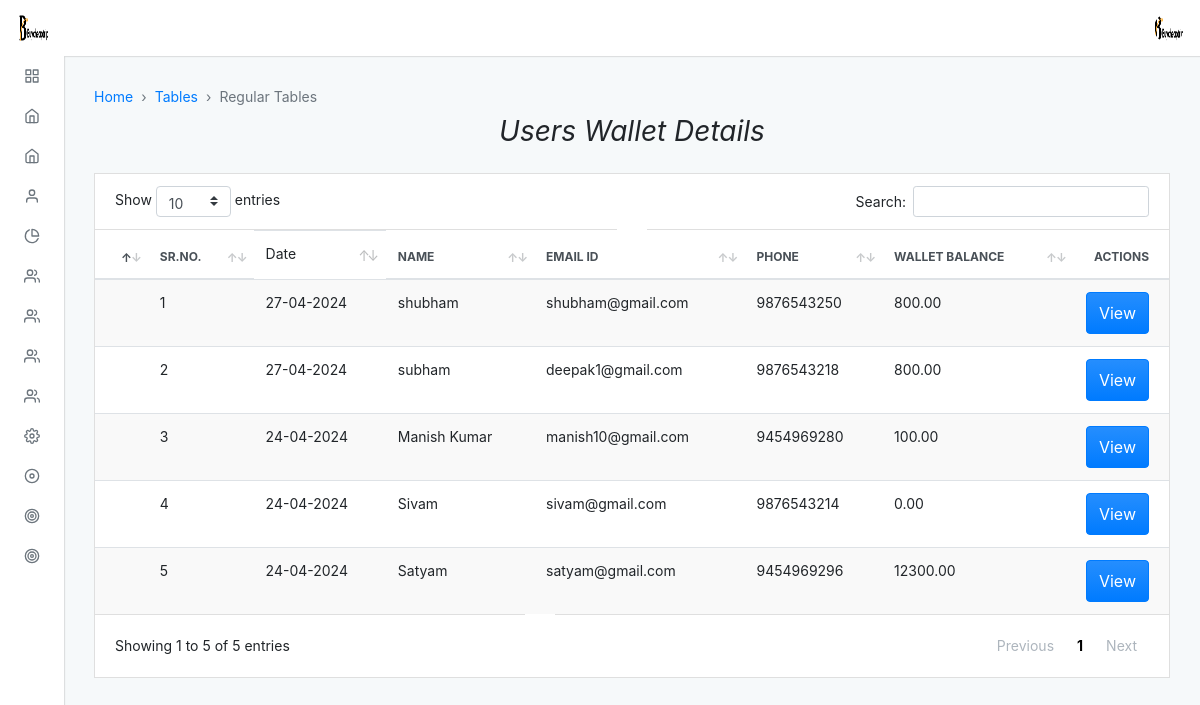
Page /admin/default/users_wallet.php (signed in) on the committed database.
### tables this page shows
CREATE TABLE `wallets` (
  `id_wallet` int(11) NOT NULL,
  `user_id` varchar(100) NOT NULL,
  `contact` varchar(15) NOT NULL,
  `wallet_balance` decimal(10,2) DEFAULT 0.00,
  `created_at` timestamp NOT NULL DEFAULT current_timestamp(),
  `updated_at` timestamp NOT NULL DEFAULT current_timestamp() ON UPDATE current_timestamp()
);

CREATE TABLE `users` (
  `id` int(11) NOT NULL,
  `name` varchar(100) NOT NULL,
  `gender` varchar(7) NOT NULL,
  `phone` varchar(14) NOT NULL,
  `email` varchar(30) NOT NULL,
  `password` varchar(15) NOT NULL,
  `created_at` varchar(1000) NOT NULL DEFAULT current_timestamp(),
  `delete_at` varchar(255) NOT NULL,
  `status` enum('active','pending','reject','inactive') DEFAULT 'pending',
  `feedback` varchar(250) DEFAULT NULL
);

### admin/default/users_wallet.php (the view, shortened to what this page needs)
<?php
include "../../connection.php";
?>
<?php $page = "";
include("./incluede/header.php") ?>
<div class="adminx-content">
    <div class="adminx-main-content">
        <div class="container-fluid">
            <nav aria-label="breadcrumb" role="navigation">
                <ol class="breadcrumb adminx-page-breadcrumb">
                    <li class="breadcrumb-item"><a href="#">Home</a></li>
                    <li class="breadcrumb-item"><a href="#">Tables</a></li>
                    <li class="breadcrumb-item active  aria-current=" page">Regular Tables</li>
                </ol>
            </nav>
            <div class="pb-3">
                <h3><b><i>Users Wallet Details</i></b></h3>
            </div>
            <div class="row">
                <div class="col">
                    <div class="card mb-grid">
                        <div class="table-responsive-md">
                            <table class="table table-actions table-striped table-hover mb-0" data-table>
                                <thead>
                                    <tr>
                                        <th scope="col">
                                            <label class="custom-control custom-checkbox m-0 p-0">
                                            </label>
                                        </th>
                                        <th scope="col">Sr.No.</th>
                                        <td>Date</td>
                                        <th scope="col">Name</th>
                                        <th scope="col">Email Id</th>
                                        <th scope="col">Phone</th>
                                        <th scope="col">Wallet Balance</th>
                                        <th scope="col">Actions</th>
                                    </tr>
                                </thead>
                                <tbody>
                                <?php
                                $a = 1;
                                $query = "SELECT * FROM `wallets`
                                JOIN users ON wallets.user_id = users.email ORDER BY id_wallet DESC";
                                $res = mysqli_query($conn, $query);
                                while ($payment = mysqli_fetch_assoc($res)) {
                                ?>
                                    <tr>
                                        <th scope="row">
                                            <label class="custom-control custom-checkbox m-0 p-0">
                                            </label>
                                        </th>
                                        <td><?php echo $a; ?></td>
                                        <td><?php echo date('d-m-Y', strtotime($payment['created_at'])); ?></td>
                                        <td><?php echo $payment['name'] ?></td>
                                        <td><?php echo $payment['email'] ?></td>
                                        <td><?php echo $payment['phone'] ?></td>
                                        <td><?php echo $payment['wallet_balance'] ?></td>
                                        <td>
                                             <a href="wallet_details?user_id=<?php echo $payment['user_id'] ?>" class="btn btn-primary">View</a>
                                        </td>
                                    </tr>
                                    <?php
                                    $a++;
                                }
                                    ?>
                                </tbody>
                            </table>
                        </div>
                    </div>
                </div>
            </div>
        </div>
    </div>
</div>
</body>
</html>

### admin/default/incluede/header.php (shortened to what this page needs)
<!DOCTYPE html>
<html lang="en">
<head>
  <link rel="stylesheet" type="text/css" href="./dist/css/adminx.css" media="screen" />
</head>
<body class=" virat">
  <div class="adminx-container">
    <?php
    $query = "select * from admin_login";
    $result = mysqli_query($conn, $query);
    while ($row = mysqli_fetch_assoc($result)) {
    ?>
      <nav class="navbar navbar-expand justify-content-between fixed-top virat_1">
        <a class="navbar-brand mb-0 h1 d-none d-md-block" href="admin">
          <img src="../upload/<?php echo $row['image']; ?>" class="navbar-brand-image d-inline-block align-top mr-2" class="circle" alt="">
        </a>
        <ul class="navbar-nav d-flex justify-content-end mr-2">
          <li class="nav-item dropdown">
            <a class="nav-link avatar-with-name" id="navbarDropdownMenuLink" data-toggle="dropdown" href="#">
              <img src="../upload/<?php echo $row['image']; ?>" class="d-inline-block align-top" class="rounded" alt="">
            </a>
          </li>
        </ul>
      <?php
    }
      ?>
      </nav>
      <div class="adminx-sidebar expand-hover push">
        <ul class="sidebar-nav">
          <li class="sidebar-nav-item">
            <a href="admin" class="sidebar-nav-link <?php if ($page == 'home') {
                                                      echo 'active';
                                                    } ?>">
              <span class="sidebar-nav-icon">
                <i data-feather="grid"></i>
              </span>
            </a>
          </li>
          <li class="sidebar-nav-item">
            <a class="sidebar-nav-link <?php if ($page == 'thailand') {
                                          echo 'active';
                                        } ?> collapsed" data-toggle="collapse" href="#examplepackage" aria-expanded="false" aria-controls="examplepackage">
              <span class="sidebar-nav-icon">
                <i data-feather="home"></i>
              </span>
            </a>
          </li>
          <li class="sidebar-nav-item">
            <a class="sidebar-nav-link <?php if ($page == 'slider') {
                                          echo 'active';
                                        } ?> collapsed" data-toggle="collapse" href="#example" aria-expanded="false" aria-controls="example">
              <span class="sidebar-nav-icon">
                <i data-feather="home"></i>
              </span>
            </a>
          </li>
          <li class="sidebar-nav-item">
            <a class=" sidebar-nav-link <?php if ($page == 'about') {
                                          echo 'active';
                                        } ?> collapsed" data-toggle="collapse" href="#exampl_a" aria-expanded="false" aria-controls="exampl_a">
              <span class="sidebar-nav-icon">
                <i data-feather="user"></i>
              </span>
            </a>
          </li>
          <li class="sidebar-nav-item">
            <a class=" sidebar-nav-link <?php if ($page == 'our') {
                                          echo 'active';
                                        } ?> collapsed" data-toggle="collapse" href="#examp" aria-expanded="false" aria-controls="examp">
              <span class="sidebar-nav-icon">
                <i data-feather="pie-chart"></i>
              </span>
            </a>
          </li>
          <li class="sidebar-nav-item">
            <a class=" sidebar-nav-link <?php if ($page == 'transport') {
                                          echo 'active';
                                        } ?> collapsed" data-toggle="collapse" href="#exa_team" aria-expanded="false" aria-controls="exa_team">
              <span class="sidebar-nav-icon">
                <i data-feather="users"></i>
              </span>
            </a>
          </li>
          <li class="sidebar-nav-item">
            <a class=" sidebar-nav-link <?php if ($page == 'transport') {
                                          echo 'active';
                                        } ?> collapsed" data-toggle="collapse" href="#exa_team89" aria-expanded="false" aria-controls="exa_team89">
              <span class="sidebar-nav-icon">
                <i data-feather="users"></i>
              </span>
            </a>
          </li>
          <li class="sidebar-nav-item">
            <a class=" sidebar-nav-link <?php if ($page == 'transport') {
                                          echo 'active';
                                        } ?> collapsed" data-toggle="collapse" href="#exa_team99" aria-expanded="false" aria-controls="exa_team99">
              <span class="sidebar-nav-icon">
                <i data-feather="users"></i>
              </span>
            </a>
          </li>
          <li class="sidebar-nav-item">
            <a class=" sidebar-nav-link <?php if ($page == 'users') {
                                          echo 'active';
                                        } ?> collapsed" data-toggle="collapse" href="#exa_team98" aria-expanded="false" aria-controls="exa_team98">
              <span class="sidebar-nav-icon">
                <i data-feather="users"></i>
              </span>
            </a>
          </li>
          <li class="sidebar-nav-item">
            <a class=" sidebar-nav-link <?php if ($page == 'setting') {
                                          echo 'active';
                                        } ?> collapsed" data-toggle="collapse" href="#ex" aria-expanded="false" aria-controls="ex">
              <span class="sidebar-nav-icon">
                <i data-feather="settings"></i>
              </span>
            </a>
            <li class="sidebar-nav-item">
                <a href="../default/users_wallet" class="sidebar-nav-link">
                  <span class="sidebar-nav-abbr">
                    <i data-feather="disc"></i>
                  </span>
                </a>
              </li>
              <li class="sidebar-nav-item">
                <a href="../default/thailand_payment" class="sidebar-nav-link">
                  <span class="sidebar-nav-abbr">
                    <i data-feather="target"></i>
                  </span>
                </a>
              </li>
              <li class="sidebar-nav-item">
                <a href="../default/manage_offer" class="sidebar-nav-link">
                  <span class="sidebar-nav-abbr">
                    <i data-feather="target"></i>
                  </span>
                </a>
              </li>
      </div>

### admin/default/incluede/header.php (style rules this page uses)
.pb-3 { text-align: center; }

### rows in the picture
wallets: users.created_at "27-04-2024", users.name "shubham", users.email "shubham@gmail.com", users.phone "9876543250", wallet_balance "800.00"
wallets: users.created_at "27-04-2024", users.name "subham", users.email "deepak1@gmail.com", users.phone "9876543218", wallet_balance "800.00"
wallets: users.created_at "24-04-2024", users.name "Manish Kumar", users.email "manish10@gmail.com", users.phone "9454969280", wallet_balance "100.00"
wallets: users.created_at "24-04-2024", users.name "Sivam", users.email "sivam@gmail.com", users.phone "9876543214", wallet_balance "0.00"
wallets: users.created_at "24-04-2024", users.name "Satyam", users.email "satyam@gmail.com", users.phone "9454969296", wallet_balance "12300.00"
